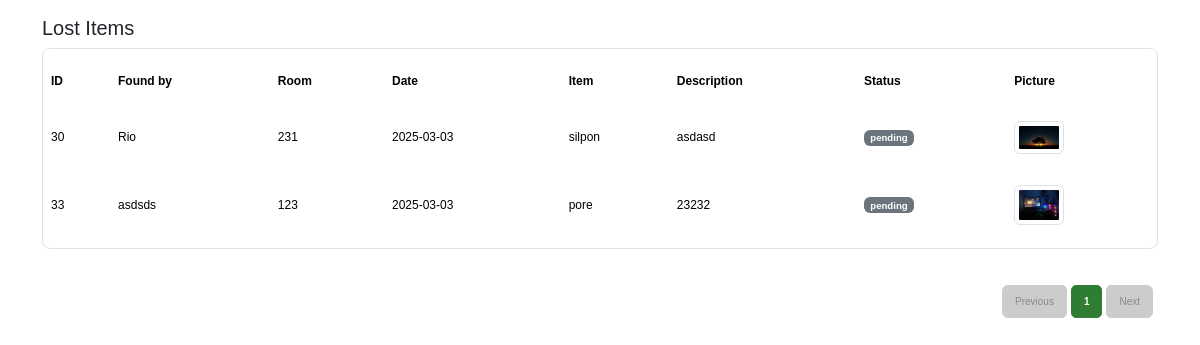
The page /lost.php (signed in) on the database its author committed.
### tables this page shows
CREATE TABLE `lost_and_found` (
  `id` int(11) NOT NULL,
  `found_by` varchar(20) NOT NULL,
  `type` varchar(20) NOT NULL,
  `room` varchar(20) NOT NULL,
  `date` date NOT NULL,
  `item` varchar(20) NOT NULL,
  `description` varchar(200) NOT NULL,
  `status` varchar(20) NOT NULL,
  `picture` varchar(500) NOT NULL,
  `action` varchar(20) NOT NULL
);

### lost.php (the view, shortened to what this page needs)
<?php
require_once('database.php');
$limit = 5;
$page = isset($_GET['page']) ? (int)$_GET['page'] : 1;
$offset = ($page - 1) * $limit;
$sql = "SELECT * FROM lost_and_found WHERE type = 'Lost' LIMIT $limit OFFSET $offset";
$result = $conn->query($sql);
$totalResult = $conn->query("SELECT COUNT(*) as total FROM lost_and_found WHERE type = 'Lost'");
$totalRows = $totalResult->fetch_assoc()['total'];
$totalPages = ceil($totalRows / $limit);
?>
<!DOCTYPE html>
<html lang="en">
<head>
    <link rel="stylesheet" href="https://cdn.jsdelivr.net/npm/bootstrap@5.3.3/dist/css/bootstrap.min.css">
    <link rel="stylesheet" href="https://cdnjs.cloudflare.com/ajax/libs/font-awesome/6.6.0/css/all.min.css" />
    <link href='https://unpkg.com/boxicons@2.0.9/css/boxicons.min.css' rel='stylesheet'>
    <link rel="stylesheet" href="css/lost.css">
</head>
<body>
    <div class="container mt-3">
        <h5>Lost Items</h5>
        <div class="table-responsive">
            <table class="table table-hover border table-bordered">
                <thead class="striky-top">
                    <tr>
                        <th>ID</th>
                        <th>Found by</th>
                        <th>Room</th>
                        <th>Date</th>
                        <th>Item</th>
                        <th>Description</th>
                        <th>Status</th>
                        <th>Picture</th>
                    </tr>
                </thead>
                <tbody>
                    <?php if ($result->num_rows > 0): ?>
                        <?php while ($row = $result->fetch_assoc()): ?>
                            <tr>
                                <td><?= htmlspecialchars($row['id']); ?></td>
                                <td><?= htmlspecialchars($row['found_by']); ?></td>
                                <td><?= htmlspecialchars($row['room']); ?></td>
                                <td><?= htmlspecialchars($row['date']); ?></td>
                                <td><?= htmlspecialchars($row['item']); ?></td>
                                <td><?= htmlspecialchars($row['description']); ?></td>
                                <td><span class="badge text-bg-<?= ($row['status'] == 'pending') ? 'secondary' : 'success'; ?>"><?= htmlspecialchars($row['status']); ?></span></td>
                                <td>
                                    <?php if (!empty($row['picture'])): ?>
                                        <img src="<?= htmlspecialchars($row['picture']); ?>"
                                            class="img-thumbnail" width="50" height="50"
                                            data-bs-toggle="modal" data-bs-target="#imageModalLost"
                                            onclick="showImageInModalLost('<?= htmlspecialchars($row['picture']); ?>')">
                                    <?php else: ?>
                                        <span class="text-muted">No Image</span>
                                    <?php endif; ?>
                                </td>
                            </tr>
                        <?php endwhile; ?>
                    <?php else: ?>
                        <tr><td colspan='8' class="text-center">No records found.</td></tr>
                    <?php endif; ?>
                </tbody>
            </table>
        </div>
        <nav class="pagination-container">
            <ul class="pagination custom-pagination">
                <li class="page-item <?= ($page <= 1) ? 'disabled' : ''; ?>">
                    <a class="page-link" href="?tab=lost&page=<?= $page - 1; ?>">Previous</a>
                </li>
                <?php for ($i = 1; $i <= $totalPages; $i++): ?>
                    <li class="page-item <?= ($i === $page) ? 'active' : ''; ?>">
                        <a class="page-link" href="?tab=lost&page=<?= $i; ?>"><?= $i; ?></a>
                    </li>
                <?php endfor; ?>
                <li class="page-item <?= ($page >= $totalPages) ? 'disabled' : ''; ?>">
                    <a class="page-link" href="?tab=lost&page=<?= $page + 1; ?>">Next</a>
                </li>
            </ul>
        </nav>
    </div>
</body>
</html>

### css/lost.css (style rules this page uses)
body { font-family: 'Poppins', sans-serif; }
.pagination-container { display: flex; justify-content: flex-end; margin-top: 20px; }
.custom-pagination .page-link { color: #fff; background-color: #4CAF50; border: 1px solid #4CAF50; padding: 8px 12px; border-radius: 5px; transition: background-color 0.3s ease, color 0.3s ease; margin: 0 5px; text-decoration: none; font-size: 10px; }
.custom-pagination .active .page-link { background-color: #2e7d32; border-color: #2e7d32; color: #fff; font-weight: bold; }
.custom-pagination .disabled .page-link { background-color: #ccc; color: #888; border-color: #ccc; pointer-events: none; cursor: not-allowed; }
table th, table td { white-space: nowrap; }
.table { border-radius: 0.5rem; border: none; font-size: 12px; border-collapse: separate; border-spacing: 0 15px; }
.table th, .table td { vertical-align: middle; border: none; }
.table tbody tr { transition: background-color 0.3s ease; }
.badge { font-size: 0.6rem; }

### rows shown on the page
lost_and_found: id "30", found_by "Rio", room "231", date "2025-03-03", item "silpon", description "asdasd", status "pending", picture (picture)
lost_and_found: id "33", found_by "asdsds", room "123", date "2025-03-03", item "pore", description "23232", status "pending", picture (picture)
